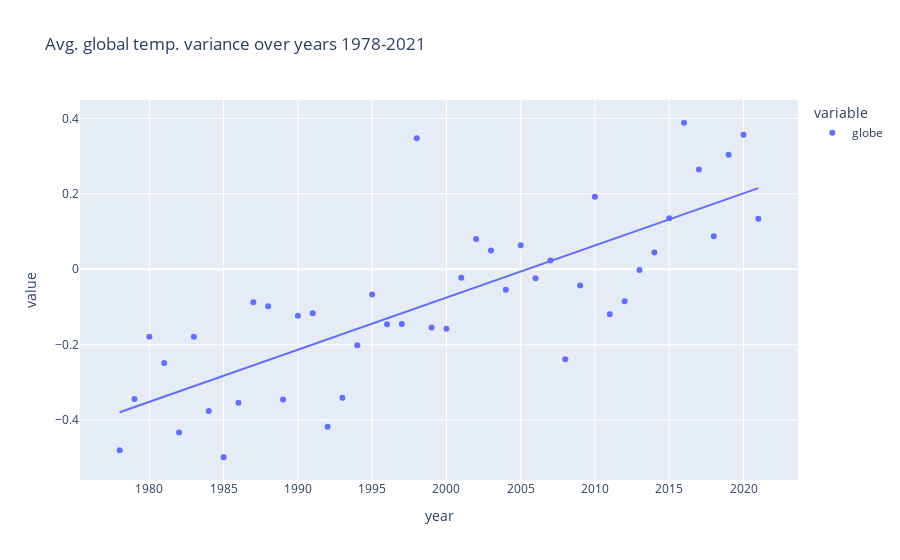

The code cell stored with this chart in its notebook:
### Markdown cell above
#### 4.

### Code cell
# plots the yearly temp variance around the globe
px.scatter(temps.groupby('year').mean()['globe'], 
           trendline = "ols", title = "Avg. global temp. variance over years 1978-2021")

### Figure 1 — Plotly figure (JSON) as saved in the notebook; plotly's stock layout.template omitted (floating-point values rounded to 4 significant figures)
{"data": [{"hovertemplate": "variable=globe<br>year=%{x}<br>value=%{y}<extra></extra>", "legendgroup": "globe", "marker": {"color": "#636efa", "symbol": "circle"}, "mode": "markers", "name": "globe", "orientation": "v", "showlegend": true, "type": "scatter", "x": [1978, 1979, 1980, 1981, 1982, 1983, 1984, 1985, 1986, 1987, 1988, 1989, 1990, 1991, 1992, 1993, 1994, 1995, 1996, 1997, 1998, 1999, 2000, 2001, 2002, 2003, 2004, 2005, 2006, 2007, 2008, 2009, 2010, 2011, 2012, 2013, 2014, 2015, 2016, 2017, 2018, 2019, 2020, 2021], "xaxis": "x", "y": [-0.48, -0.3442, -0.1792, -0.2483, -0.4325, -0.1792, -0.3758, -0.4983, -0.3542, -0.0875, -0.09833, -0.345, -0.1233, -0.1167, -0.4175, -0.3408, -0.2017, -0.06667, -0.1458, -0.145, 0.3475, -0.1542, -0.1575, -0.0225, 0.08, 0.05, -0.05417, 0.06333, -0.02417, 0.02333, -0.2383, -0.04333, 0.1925, -0.1192, -0.085, -0.001667, 0.04417, 0.135, 0.3883, 0.2642, 0.0875, 0.3033, 0.3567, 0.1342], "yaxis": "y"}, {"hovertemplate": "<b>OLS trendline</b><br>value = 0.0138157 * year + -27.7066<br>R<sup>2</sup>=0.611874<br><br>variable=globe<br>year=%{x}<br>value=%{y} <b>(trend)</b><extra></extra>", "legendgroup": "globe", "marker": {"color": "#636efa", "symbol": "circle"}, "mode": "lines", "name": "globe", "showlegend": false, "type": "scatter", "x": [1978, 1979, 1980, 1981, 1982, 1983, 1984, 1985, 1986, 1987, 1988, 1989, 1990, 1991, 1992, 1993, 1994, 1995, 1996, 1997, 1998, 1999, 2000, 2001, 2002, 2003, 2004, 2005, 2006, 2007, 2008, 2009, 2010, 2011, 2012, 2013, 2014, 2015, 2016, 2017, 2018, 2019, 2020, 2021], "xaxis": "x", "y": [-0.3791, -0.3653, -0.3515, -0.3376, -0.3238, -0.31, -0.2962, -0.2824, -0.2686, -0.2547, -0.2409, -0.2271, -0.2133, -0.1995, -0.1857, -0.1718, -0.158, -0.1442, -0.1304, -0.1166, -0.1028, -0.08895, -0.07514, -0.06132, -0.04751, -0.03369, -0.01987, -0.006059, 0.007757, 0.02157, 0.03539, 0.0492, 0.06302, 0.07684, 0.09065, 0.1045, 0.1183, 0.1321, 0.1459, 0.1597, 0.1735, 0.1874, 0.2012, 0.215], "yaxis": "y"}], "layout": {"autosize": true, "legend": {"title": {"text": "variable"}, "tracegroupgap": 0}, "title": {"text": "Avg. global temp. variance over years 1978-2021"}, "xaxis": {"anchor": "y", "autorange": true, "domain": [0, 1], "range": [1975.0, 2024.0], "title": {"text": "year"}, "type": "linear"}, "yaxis": {"anchor": "x", "autorange": true, "domain": [0, 1], "range": [-0.5633, 0.4533], "title": {"text": "value"}, "type": "linear"}}}
